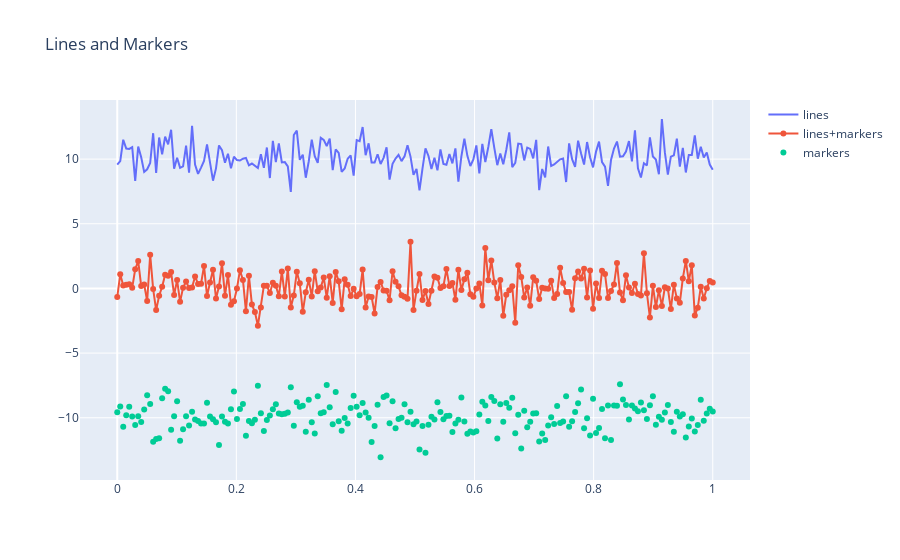

Notebook cell for this chart:
### Markdown cell above
上面散点图的 x 是无序的，对于有序的 x，用 `go.Scatter()` 函数加 `mode` 参数可以画出散点折线图，在第 5 到 7 行分别设置出三种 `mode` 形式。

### Code cell
N = 200
x = np.linspace(0, 1, N)
y0, y1, y2 = np.random.randn(N)+10, np.random.randn(N), np.random.randn(N)-10

trace0 = go.Scatter( x = x, y = y0, mode = 'lines', name = 'lines' )
trace1 = go.Scatter( x = x, y = y1, mode = 'lines+markers', name = 'lines+markers' )
trace2 = go.Scatter( x = x, y = y2, mode = 'markers', name = 'markers' )
data = [trace0, trace1, trace2]

layout = go.Layout(title="Lines and Markers")
fig = go.Figure(data=data,layout=layout)
iplot(fig)

### Figure 1 — Plotly figure (JSON) as saved in the notebook; plotly's stock layout.template omitted (floating-point values rounded to 4 significant figures; data arrays with more than 128 entries replaced by an {"elided": "..."} marker saying what was removed)
{"data": [{"mode": "lines", "name": "lines", "type": "scatter", "x": {"elided": "200 float values"}, "y": {"elided": "200 float values"}}, {"mode": "lines+markers", "name": "lines+markers", "type": "scatter", "x": {"elided": "200 float values"}, "y": {"elided": "200 float values"}}, {"mode": "markers", "name": "markers", "type": "scatter", "x": {"elided": "200 float values"}, "y": {"elided": "200 float values"}}], "layout": {"title": {"text": "Lines and Markers"}}}
